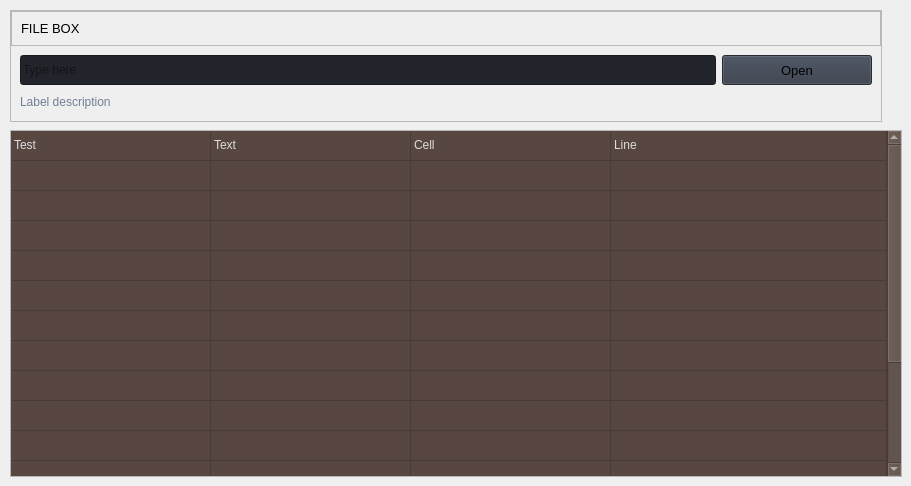
                     <widget class="QWidget" name="report">
                      <property name="enabled">
                       <bool>true</bool>
                      </property>
                      <property name="autoFillBackground">
                       <bool>false</bool>
                      </property>
                      <widget class="QFrame" name="row_4">
                       <property name="geometry">
                        <rect>
                         <x>10</x>
                         <y>10</y>
                         <width>872</width>
                         <height>112</height>
                        </rect>
                       </property>
                       <property name="frameShape">
                        <enum>QFrame::Shape::StyledPanel</enum>
                       </property>
                       <property name="frameShadow">
                        <enum>QFrame::Shadow::Raised</enum>
                       </property>
                       <layout class="QVBoxLayout" name="verticalLayout_22">
                        <property name="spacing">
                         <number>0</number>
                        </property>
                        <property name="leftMargin">
                         <number>0</number>
                        </property>
                        <property name="topMargin">
                         <number>0</number>
                        </property>
                        <property name="rightMargin">
                         <number>0</number>
                        </property>
                        <property name="bottomMargin">
                         <number>0</number>
                        </property>
                        <item>
                         <widget class="QFrame" name="frame_div_content_2">
                          <property name="minimumSize">
                           <size>
                            <width>0</width>
                            <height>110</height>
                           </size>
                          </property>
                          <property name="maximumSize">
                           <size>
                            <width>16777215</width>
                            <height>110</height>
                           </size>
                          </property>
                          <property name="frameShape">
                           <enum>QFrame::Shape::NoFrame</enum>
                          </property>
                          <property name="frameShadow">
                           <enum>QFrame::Shadow::Raised</enum>
                          </property>
                          <layout class="QVBoxLayout" name="verticalLayout_23">
                           <property name="spacing">
                            <number>0</number>
                           </property>
                           <property name="leftMargin">
                            <number>0</number>
                           </property>
                           <property name="topMargin">
                            <number>0</number>
                           </property>
                           <property name="rightMargin">
                            <number>0</number>
                           </property>
                           <property name="bottomMargin">
                            <number>0</number>
                           </property>
                           <item>
                            <widget class="QFrame" name="frame_title_wid_2">
                             <property name="maximumSize">
                              <size>
                               <width>16777215</width>
                               <height>35</height>
                              </size>
                             </property>
                             <property name="frameShape">
                              <enum>QFrame::Shape::StyledPanel</enum>
                             </property>
                             <property name="frameShadow">
                              <enum>QFrame::Shadow::Raised</enum>
                             </property>
                             <layout class="QVBoxLayout" name="verticalLayout_24">
                              <item>
                               <widget class="QLabel" name="labelBoxBlenderInstalation_2">
                                <property name="font">
                                 <font>
                                  <family>Segoe UI</family>
                                  <pointsize>10</pointsize>
                                  <italic>false</italic>
                                  <bold>false</bold>
                                 </font>
                                </property>
                                <property name="styleSheet">
                                 <string notr="true"/>
                                </property>
                                <property name="text">
                                 <string>FILE BOX</string>
                                </property>
                               </widget>
                              </item>
                             </layout>
                            </widget>
                           </item>
                           <item>
                            <widget class="QFrame" name="frame_content_wid_2">
                             <property name="frameShape">
                              <enum>QFrame::Shape::NoFrame</enum>
                             </property>
                             <property name="frameShadow">
                              <enum>QFrame::Shadow::Raised</enum>
                             </property>
                             <layout class="QHBoxLayout" name="horizontalLayout_10">
                              <item>
                               <layout class="QGridLayout" name="gridLayout_3">
                                <property name="bottomMargin">
                                 <number>0</number>
                                </property>
                                <item row="0" column="0">
                                 <widget class="QLineEdit" name="lineEdit_2">
                                  <property name="minimumSize">
                                   <size>
                                    <width>0</width>
                                    <height>30</height>
                                   </size>
                                  </property>
                                  <property name="styleSheet">
                                   <string notr="true">background-color: rgb(33, 37, 43);</string>
                                  </property>
                                  <property name="text">
                                   <string/>
                                  </property>
                                  <property name="placeholderText">
                                   <string>Type here</string>
                                  </property>
                                 </widget>
                                </item>
                                <item row="0" column="1">
                                 <widget class="QPushButton" name="pushButton_2">
                                  <property name="minimumSize">
                                   <size>
                                    <width>150</width>
                                    <height>30</height>
                                   </size>
                                  </property>
                                  <property name="font">
                                   <font>
                                    <family>Segoe UI</family>
                                    <pointsize>10</pointsize>
                                    <italic>false</italic>
                                    <bold>false</bold>
                                   </font>
                                  </property>
                                  <property name="cursor">
                                   <cursorShape>PointingHandCursor</cursorShape>
                                  </property>
                                  <property name="styleSheet">
                                   <string notr="true">background-color: rgb(52, 59, 72);</string>
                                  </property>
                                  <property name="text">
                                   <string>Open</string>
                                  </property>
                                  <property name="icon">
                                   <iconset resource="resources.qrc">
                                    <normaloff>:/icons/images/icons/cil-folder-open.png</normaloff>:/icons/images/icons/cil-folder-open.png</iconset>
                                  </property>
                                 </widget>
                                </item>
                                <item row="1" column="0" colspan="2">
                                 <widget class="QLabel" name="labelVersion_4">
                                  <property name="styleSheet">
                                   <string notr="true">color: rgb(113, 126, 149);</string>
                                  </property>
                                  <property name="lineWidth">
                                   <number>1</number>
                                  </property>
                                  <property name="text">
                                   <string>Label description</string>
                                  </property>
                                  <property name="alignment">
                                   <set>Qt::AlignmentFlag::AlignLeading|Qt::AlignmentFlag::AlignLeft|Qt::AlignmentFlag::AlignVCenter</set>
                                  </property>
                                 </widget>
                                </item>
                               </layout>
                              </item>
                             </layout>
                            </widget>
                           </item>
                          </layout>
                         </widget>
                        </item>
                       </layout>
                      </widget>
                      <widget class="QFrame" name="row_5">
                       <property name="geometry">
                        <rect>
                         <x>10</x>
                         <y>130</y>
                         <width>892</width>
                         <height>347</height>
                        </rect>
                       </property>
                       <property name="minimumSize">
                        <size>
                         <width>0</width>
                         <height>150</height>
                        </size>
                       </property>
                       <property name="frameShape">
                        <enum>QFrame::Shape::StyledPanel</enum>
                       </property>
                       <property name="frameShadow">
                        <enum>QFrame::Shadow::Raised</enum>
                       </property>
                       <layout class="QHBoxLayout" name="horizontalLayout_13">
                        <property name="spacing">
                         <number>0</number>
                        </property>
                        <property name="leftMargin">
                         <number>0</number>
                        </property>
                        <property name="topMargin">
                         <number>0</number>
                        </property>
                        <property name="rightMargin">
                         <number>0</number>
                        </property>
                        <property name="bottomMargin">
                         <number>0</number>
                        </property>
                        <item>
                         <widget class="QTableWidget" name="tableWidget_2">
                          <property name="sizePolicy">
                           <sizepolicy hsizetype="Expanding" vsizetype="Expanding">
                            <horstretch>0</horstretch>
                            <verstretch>0</verstretch>
                           </sizepolicy>
                          </property>
                          <property name="palette">
                           <palette>
                            <active>
                             <colorrole role="WindowText">
                              <brush brushstyle="SolidPattern">
                               <color alpha="255">
                                <red>221</red>
                                <green>221</green>
                                <blue>221</blue>
                               </color>
                              </brush>
                             </colorrole>
                             <colorrole role="Button">
                              <brush brushstyle="SolidPattern">
                               <color alpha="255">
                                <red>88</red>
                                <green>71</green>
                                <blue>64</blue>
                               </color>
                              </brush>
                             </colorrole>
                             <colorrole role="Text">
                              <brush brushstyle="SolidPattern">
                               <color alpha="255">
                                <red>221</red>
                                <green>221</green>
                                <blue>221</blue>
                               </color>
                              </brush>
                             </colorrole>
                             <colorrole role="ButtonText">
                              <brush brushstyle="SolidPattern">
                               <color alpha="255">
                                <red>221</red>
                                <green>221</green>
                                <blue>221</blue>
                               </color>
                              </brush>
                             </colorrole>
                             <colorrole role="Base">
                              <brush brushstyle="SolidPattern">
                               <color alpha="255">
                                <red>88</red>
                                <green>71</green>
                                <blue>64</blue>
                               </color>
                              </brush>
                             </colorrole>
                             <colorrole role="Window">
                              <brush brushstyle="SolidPattern">
                               <color alpha="255">
                                <red>88</red>
                                <green>71</green>
                                <blue>64</blue>
                               </color>
                              </brush>
                             </colorrole>
                             <colorrole role="PlaceholderText">
                              <brush brushstyle="SolidPattern">
                               <color alpha="128">
                                <red>221</red>
                                <green>221</green>
                                <blue>221</blue>
                               </color>
                              </brush>
                             </colorrole>
                            </active>
                            <inactive>
                             <colorrole role="WindowText">
                              <brush brushstyle="SolidPattern">
                               <color alpha="255">
                                <red>221</red>
                                <green>221</green>
                                <blue>221</blue>
                               </color>
                              </brush>
                             </colorrole>
                             <colorrole role="Button">
                              <brush brushstyle="SolidPattern">
                               <color alpha="255">
                                <red>88</red>
                                <green>71</green>
                                <blue>64</blue>
                               </color>
                              </brush>
                             </colorrole>
                             <colorrole role="Text">
                              <brush brushstyle="SolidPattern">
                               <color alpha="255">
                                <red>221</red>
                                <green>221</green>
                                <blue>221</blue>
                               </color>
                              </brush>
                             </colorrole>
                             <colorrole role="ButtonText">
                              <brush brushstyle="SolidPattern">
                               <color alpha="255">
                                <red>221</red>
                                <green>221</green>
                                <blue>221</blue>
                               </color>
                              </brush>
                             </colorrole>
                             <colorrole role="Base">
                              <brush brushstyle="SolidPattern">
                               <color alpha="255">
                                <red>88</red>
                                <green>71</green>
                                <blue>64</blue>
                               </color>
                              </brush>
                             </colorrole>
                             <colorrole role="Window">
                              <brush brushstyle="SolidPattern">
                               <color alpha="255">
                                <red>88</red>
                                <green>71</green>
                                <blue>64</blue>
                               </color>
                              </brush>
                             </colorrole>
                             <colorrole role="PlaceholderText">
                              <brush brushstyle="SolidPattern">
                               <color alpha="128">
                                <red>221</red>
                                <green>221</green>
                                <blue>221</blue>
                               </color>
                              </brush>
                             </colorrole>
                            </inactive>
                            <disabled>
                             <colorrole role="WindowText">
                              <brush brushstyle="SolidPattern">
                               <color alpha="255">
                                <red>221</red>
                                <green>221</green>
                                <blue>221</blue>
                               </color>
                              </brush>
                             </colorrole>
                             <colorrole role="Button">
                              <brush brushstyle="SolidPattern">
                               <color alpha="255">
                                <red>88</red>
                                <green>71</green>
                                <blue>64</blue>
                               </color>
                              </brush>
                             </colorrole>
                             <colorrole role="Text">
                              <brush brushstyle="SolidPattern">
                               <color alpha="255">
                                <red>221</red>
                                <green>221</green>
                                <blue>221</blue>
                               </color>
                              </brush>
                             </colorrole>
                             <colorrole role="ButtonText">
                              <brush brushstyle="SolidPattern">
                               <color alpha="255">
                                <red>221</red>
                                <green>221</green>
                                <blue>221</blue>
                               </color>
                              </brush>
                             </colorrole>
                             <colorrole role="Base">
                              <brush brushstyle="SolidPattern">
                               <color alpha="255">
                                <red>88</red>
                                <green>71</green>
                                <blue>64</blue>
                               </color>
                              </brush>
                             </colorrole>
                             <colorrole role="Window">
                              <brush brushstyle="SolidPattern">
                               <color alpha="255">
                                <red>88</red>
                                <green>71</green>
                                <blue>64</blue>
                               </color>
                              </brush>
                             </colorrole>
                             <colorrole role="PlaceholderText">
                              <brush brushstyle="SolidPattern">
                               <color alpha="128">
                                <red>221</red>
                                <green>221</green>
                                <blue>221</blue>
                               </color>
                              </brush>
                             </colorrole>
                            </disabled>
                           </palette>
                          </property>
                          <property name="frameShape">
                           <enum>QFrame::Shape::NoFrame</enum>
                          </property>
                          <property name="verticalScrollBarPolicy">
                           <enum>Qt::ScrollBarPolicy::ScrollBarAlwaysOn</enum>
                          </property>
                          <property name="sizeAdjustPolicy">
                           <enum>QAbstractScrollArea::SizeAdjustPolicy::AdjustToContents</enum>
                          </property>
                          <property name="editTriggers">
                           <set>QAbstractItemView::EditTrigger::NoEditTriggers</set>
                          </property>
                          <property name="selectionMode">
                           <enum>QAbstractItemView::SelectionMode::SingleSelection</enum>
                          </property>
                          <property name="selectionBehavior">
                           <enum>QAbstractItemView::SelectionBehavior::SelectRows</enum>
                          </property>
                          <property name="showGrid">
                           <bool>true</bool>
                          </property>
                          <property name="gridStyle">
                           <enum>Qt::PenStyle::SolidLine</enum>
                          </property>
                          <property name="sortingEnabled">
                           <bool>false</bool>
                          </property>
                          <attribute name="horizontalHeaderVisible">
                           <bool>false</bool>
                          </attribute>
                          <attribute name="horizontalHeaderCascadingSectionResizes">
                           <bool>true</bool>
                          </attribute>
                          <attribute name="horizontalHeaderDefaultSectionSize">
                           <number>200</number>
                          </attribute>
                          <attribute name="horizontalHeaderStretchLastSection">
                           <bool>true</bool>
                          </attribute>
                          <attribute name="verticalHeaderVisible">
                           <bool>false</bool>
                          </attribute>
                          <attribute name="verticalHeaderCascadingSectionResizes">
                           <bool>false</bool>
                          </attribute>
                          <attribute name="verticalHeaderHighlightSections">
                           <bool>false</bool>
                          </attribute>
                          <attribute name="verticalHeaderStretchLastSection">
                           <bool>true</bool>
                          </attribute>
                          <row>
                           <property name="text">
                            <string>New Row</string>
                           </property>
                           <property name="font">
                            <font>
                             <family>Segoe UI</family>
                            </font>
                           </property>
                          </row>
                          <row>
                           <property name="text">
                            <string>New Row</string>
                           </property>
                          </row>
                          <row>
                           <property name="text">
                            <string>New Row</string>
                           </property>
                          </row>
                          <row>
                           <property name="text">
                            <string>New Row</string>
                           </property>
                          </row>
                          <row>
                           <property name="text">
                            <string>New Row</string>
                           </property>
                          </row>
                          <row>
                           <property name="text">
                            <string>New Row</string>
                           </property>
                          </row>
                          <row>
                           <property name="text">
                            <string>New Row</string>
                           </property>
                          </row>
                          <row>
                           <property name="text">
                            <string>New Row</string>
                           </property>
                          </row>
                          <row>
                           <property name="text">
                            <string>New Row</string>
                           </property>
                          </row>
                          <row>
                           <property name="text">
                            <string>New Row</string>
                           </property>
                          </row>
                          <row>
                           <property name="text">
                            <string>New Row</string>
                           </property>
                          </row>
                          <row>
                           <property name="text">
                            <string>New Row</string>
                           </property>
                          </row>
                          <row>
                           <property name="text">
                            <string>New Row</string>
                           </property>
                          </row>
                          <row>
                           <property name="text">
                            <string>New Row</string>
                           </property>
                          </row>
                          <row>
                           <property name="text">
                            <string>New Row</string>
                           </property>
                          </row>
                          <row>
                           <property name="text">
                            <string>New Row</string>
                           </property>
                          </row>
                          <column>
                           <property name="text">
                            <string>0</string>
                           </property>
                          </column>
                          <column>
                           <property name="text">
                            <string>1</string>
                           </property>
                          </column>
                          <column>
                           <property name="text">
                            <string>2</string>
                           </property>
                          </column>
                          <column>
                           <property name="text">
                            <string>3</string>
                           </property>
                          </column>
                          <item row="0" column="0">
                           <property name="text">
                            <string>Test</string>
                           </property>
                          </item>
                          <item row="0" column="1">
                           <property name="text">
                            <string>Text</string>
                           </property>
                          </item>
                          <item row="0" column="2">
                           <property name="text">
                            <string>Cell</string>
                           </property>
                          </item>
                          <item row="0" column="3">
                           <property name="text">
                            <string>Line</string>
                           </property>
                          </item>
                         </widget>
                        </item>
                       </layout>
                      </widget>
                     </widget>
